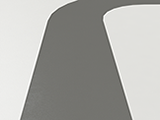
#> input picture Linie_Fologen/Datei/Sim/Sim_bild/1_kl.png, 160 x 120 px, found by its file name
$ python ver_1.py
#> lines starting #> are read from the running program, lines starting #| are printed output that depends on the picture; after the words box and inside, x2 and y2 are one past the last pixel; in counts of white or black regions, pixels touching at a corner belong together
import cv2 as cv
import numpy as np
from matplotlib import pyplot as plt
import sys

img = cv.imread("./Linie_Fologen/Datei/Sim/Sim_bild/1_kl.png")
#> img is the input picture: shape (120, 160, 3); mean B, G, R 168.4, 172.1, 172.3
img = cv.GaussianBlur(img, (7, 7), 0)
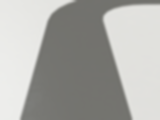
#> img: shape (120, 160, 3); mean B, G, R 168.4, 172.1, 172.3
gray = cv.cvtColor(img, cv.COLOR_BGR2GRAY)
img_rgb = cv.cvtColor(img, cv.COLOR_BGR2RGB)
thresh = cv.adaptiveThreshold(gray, 255, cv.ADAPTIVE_THRESH_GAUSSIAN_C,
                             cv.THRESH_BINARY, 11, 2)
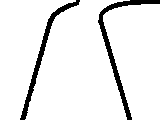
#> thresh: shape (120, 160); 92.4% white; 2 black regions, box (x1, y1, x2, y2) and area: (98, 0, 160, 120) 796, (20, 0, 80, 120) 665
h, w, _ = img.shape
#> h = 120; w = 160
start_height = h - 15
#> start_height = 105
signed_thresh = thresh[start_height].astype(np.int16)
#> signed_thresh = 160 values, max 255 at index 0, min 0 at index 24, mean 239.1
diff = np.diff(signed_thresh)
#> diff = 159 values, max 255 at index 28, min -255 at index 23, mean 0
points = np.where(np.logical_or(diff > 200, diff < -200))
#> points = ([23, 28, 122, 127],)
cv.line(img, (0, start_height), (160, start_height), (0, 255, 0),
        thickness=5)
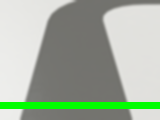
#> img: shape (120, 160, 3); 5.83% of pixels changed, all inside (x1, y1, x2, y2) = (0, 102, 160, 109)
middle = int((points[0][0] + points[0][-1]) / 2)
#> middle = 75

cv.circle(img, (points[0][0], start_height), 5, (255, 0, 0), -1)
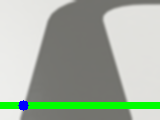
#> img: shape (120, 160, 3); 0.42% of pixels changed, all inside (x1, y1, x2, y2) = (18, 100, 29, 111)
cv.circle(img, (points[0][-1], start_height), 5, (255, 0, 0), -1)
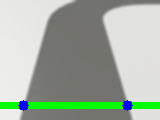
#> img: shape (120, 160, 3); 0.42% of pixels changed, all inside (x1, y1, x2, y2) = (122, 100, 133, 111)
cv.circle(img, (middle, start_height), 5, (0, 0, 255), -1)
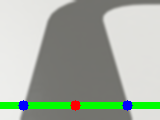
#> img: shape (120, 160, 3); 0.42% of pixels changed, all inside (x1, y1, x2, y2) = (70, 100, 81, 111)
print(points[0][1], start_height)
#| 28 105
print(int((middle - 160 / 2)))
#| -5

plt.imshow(img)
plt.show()
